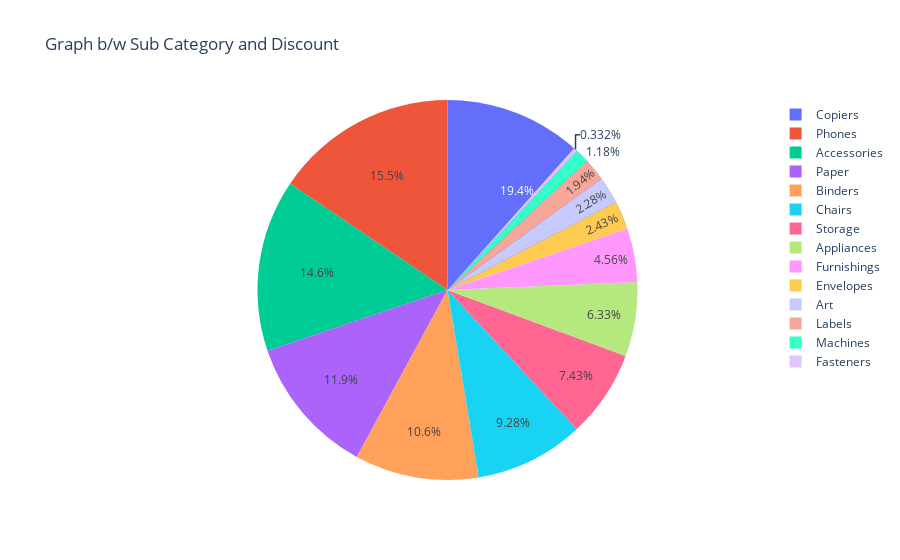

Notebook code for this chart:
### Code cell
### Graph b/w Sub Category and Profit
fig = px.pie(csv,names='Sub-Category',values='Profit',title='Graph b/w Sub Category and Profit')
fig.show()

### Figure 1 — Plotly figure (JSON) as saved in the notebook; plotly's stock layout.template omitted (floating-point values rounded to 4 significant figures; data arrays with more than 128 entries replaced by an {"elided": "..."} marker saying what was removed)
{"data": [{"domain": {"x": [0, 1], "y": [0, 1]}, "hovertemplate": "Sub-Category=%{label}<br>Profit=%{value}<extra></extra>", "labels": {"elided": "9994 str values"}, "legendgroup": "", "name": "", "showlegend": true, "type": "pie", "values": {"elided": "9994 float values"}}], "layout": {"autosize": true, "legend": {"tracegroupgap": 0}, "title": {"text": "Graph b/w Sub Category and Discount"}}}
